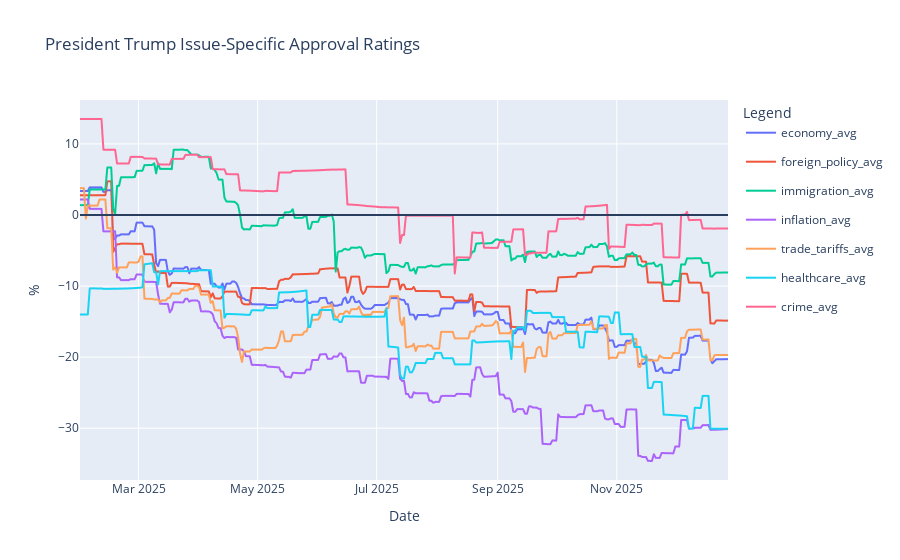

Notebook cell for this chart:
### Code cell
line = px.line(net_issues, x='Date', y=['economy_avg', 'foreign_policy_avg', 'immigration_avg', 'inflation_avg', 'trade_tariffs_avg', 'healthcare_avg',
                                       'crime_avg'])
line.update_traces(hovertemplate=None)
line.update_layout(hovermode='x unified')
fig = go.Figure(data=line.data)
fig.update_layout(
    title='President Trump Issue-Specific Approval Ratings',
    xaxis_title='Date',
    yaxis_title='%',
    legend_title='Legend',
    hovermode='x unified'
)
fig.add_hline(0)
fig.show()

### Figure 1 — Plotly figure (JSON) as saved in the notebook; plotly's stock layout.template omitted (floating-point values rounded to 4 significant figures; data arrays with more than 128 entries replaced by an {"elided": "..."} marker saying what was removed)
{"data": [{"legendgroup": "economy_avg", "line": {"color": "#636efa", "dash": "solid"}, "marker": {"symbol": "circle"}, "mode": "lines", "name": "economy_avg", "showlegend": true, "type": "scattergl", "x": {"elided": "333 str values"}, "xaxis": "x", "y": {"elided": "333 float values"}, "yaxis": "y"}, {"legendgroup": "foreign_policy_avg", "line": {"color": "#EF553B", "dash": "solid"}, "marker": {"symbol": "circle"}, "mode": "lines", "name": "foreign_policy_avg", "showlegend": true, "type": "scattergl", "x": {"elided": "333 str values"}, "xaxis": "x", "y": {"elided": "333 float values"}, "yaxis": "y"}, {"legendgroup": "immigration_avg", "line": {"color": "#00cc96", "dash": "solid"}, "marker": {"symbol": "circle"}, "mode": "lines", "name": "immigration_avg", "showlegend": true, "type": "scattergl", "x": {"elided": "333 str values"}, "xaxis": "x", "y": {"elided": "333 float values"}, "yaxis": "y"}, {"legendgroup": "inflation_avg", "line": {"color": "#ab63fa", "dash": "solid"}, "marker": {"symbol": "circle"}, "mode": "lines", "name": "inflation_avg", "showlegend": true, "type": "scattergl", "x": {"elided": "333 str values"}, "xaxis": "x", "y": {"elided": "333 float values"}, "yaxis": "y"}, {"legendgroup": "trade_tariffs_avg", "line": {"color": "#FFA15A", "dash": "solid"}, "marker": {"symbol": "circle"}, "mode": "lines", "name": "trade_tariffs_avg", "showlegend": true, "type": "scattergl", "x": {"elided": "333 str values"}, "xaxis": "x", "y": {"elided": "333 float values"}, "yaxis": "y"}, {"legendgroup": "healthcare_avg", "line": {"color": "#19d3f3", "dash": "solid"}, "marker": {"symbol": "circle"}, "mode": "lines", "name": "healthcare_avg", "showlegend": true, "type": "scattergl", "x": {"elided": "333 str values"}, "xaxis": "x", "y": {"elided": "333 float values"}, "yaxis": "y"}, {"legendgroup": "crime_avg", "line": {"color": "#FF6692", "dash": "solid"}, "marker": {"symbol": "circle"}, "mode": "lines", "name": "crime_avg", "showlegend": true, "type": "scattergl", "x": {"elided": "333 str values"}, "xaxis": "x", "y": {"elided": "333 float values"}, "yaxis": "y"}], "layout": {"hovermode": "x unified", "legend": {"title": {"text": "Legend"}}, "shapes": [{"type": "line", "x0": 0, "x1": 1, "xref": "x domain", "y0": 0, "y1": 0, "yref": "y"}], "title": {"text": "President Trump Issue-Specific Approval Ratings"}, "xaxis": {"title": {"text": "Date"}}, "yaxis": {"title": {"text": "%"}}}}
